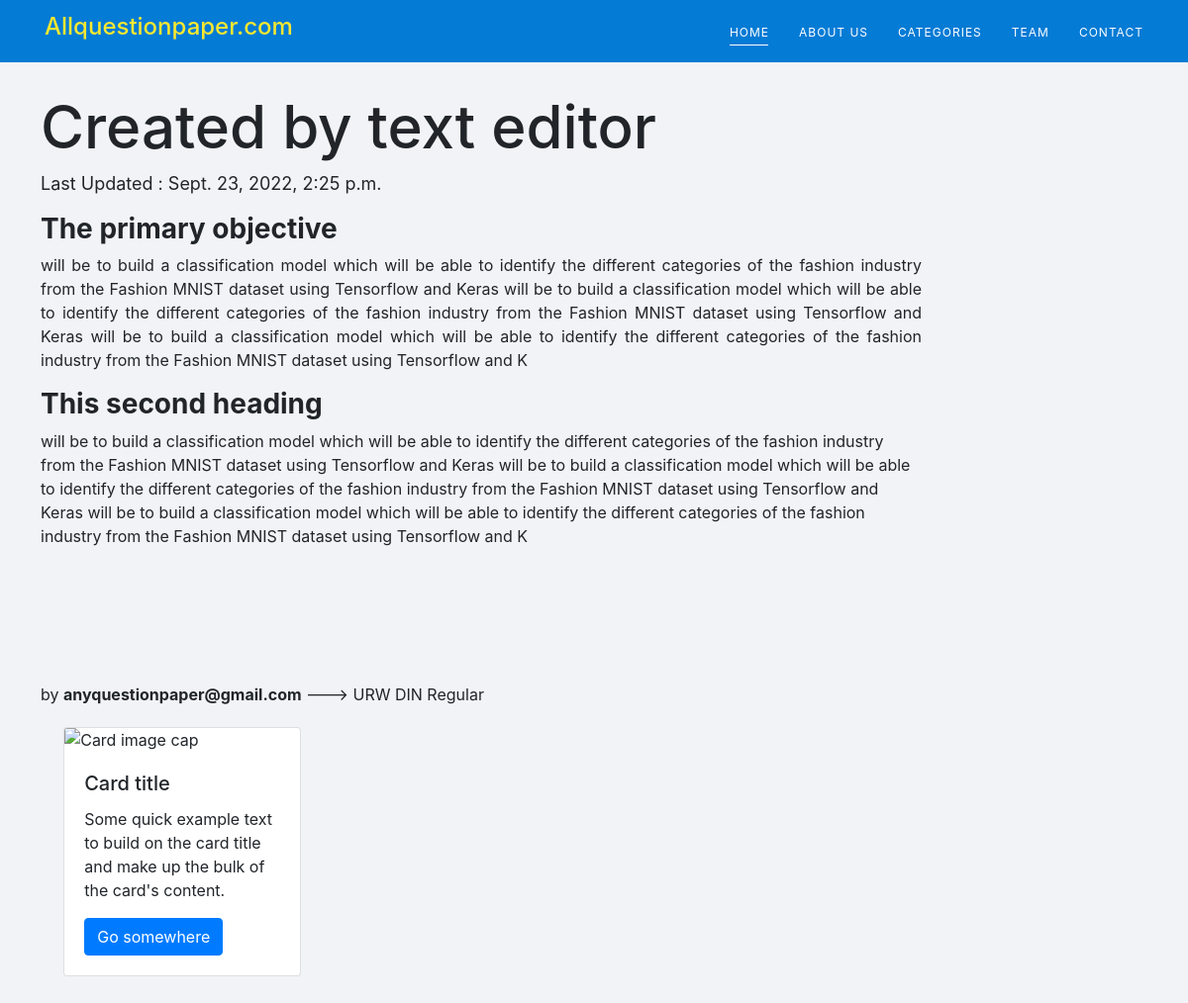
Page /post/example-texeditor/ on the committed database.
### posts/models.py (models this page shows, shortened)
class Post(models.Model):
    title = models.CharField(max_length=100)
    slug = models.SlugField(max_length = 100, unique=True)
    overview = models.TextField()
    timestamp = models.DateTimeField(auto_now_add=True)
    content = HTMLField()
    author = models.ForeignKey(Author, on_delete=models.CASCADE)
    categories = models.ManyToManyField(Category)
    featured = models.BooleanField()

class Author(models.Model):
    user = models.OneToOneField(CustomUser, on_delete=models.CASCADE)
    profile_picture = models.ImageField()
    def __str__(self):
        return self.user.email

### accounts/models.py (models this page shows, shortened)
class CustomUser(AbstractBaseUser,PermissionsMixin):
    email = models.EmailField(('email adress'),unique=True)
    is_staff = models.BooleanField(default=False)
    is_active = models.BooleanField(default=True)
    date_joined = models.DateField(default=timezone.now)
    is_specialuser = models.BooleanField(default=True)
    is_educator = models.BooleanField(default=False)
    is_businessEducator = models.BooleanField(default=False)
    """

    Modifying primary field from username to email to primary verification

    """
    fields=[email]
    USERNAME_FIELD = 'email'
    EMAIL_FIELD=['email']
    phone_regex = RegexValidator( regex = r'^\d{10}$',message = "phone number should exactly be in 10 digits")
    phone = models.CharField(max_length=255, validators=[phone_regex], blank = True, null=True)
    REQUIRED_FIELDS=[]
    objects = CustomUserManager()
    class Types(models.TextChoices):
        TEACHER = "Teacher", "TEACHER"
        STUDENT = "Student", "STUDENT"
    default_type = Types.STUDENT
    type = MultiSelectField(choices=Types.choices, default=[], null=True, blank=True)

### posts/views.py (the view)
# urls.py: path('post/<slug>/', post, name = 'post'),
def post(request,slug):
    post = Post.objects.get(slug=slug)
    photos = PostImage.objects.filter(post=post)
    context = {
        'post': post,
        'photos':photos
    }
    return render(request, 'post.html', context)

### posts/templatetags/markdown_extras.py (called while the page is built)
@register.filter()
@stringfilter
def markdown(value):
    return md.markdown(value, extensions=['markdown.extensions.fenced_code'])

@register.simple_tag
def get_categories():
    return Category.objects.all()[0:4]

### templates/post.html (shortened to what this page needs)
{% load markdown_extras %}
<!doctype html>
<html lang="en">
  <head>
    <link rel="stylesheet" href="https://cdn.jsdelivr.net/npm/bootstrap@4.3.1/dist/css/bootstrap.min.css">
  </head>
  <body>
<div class="containermain">
<header class="main-header">
        <div class="container">
        <nav class="navbar navbar-expand-lg main-nav px-0">
            <a class="navbar-brand" href="/">
                            <h3 class="brand-heading">Allquestionpaper.com</h3>
                            </a>
            <div class="collapse navbar-collapse" id="mainMenu">
            <ul class="navbar-nav ml-auto text-uppercase f1">
                <li>
                    <a href="#home" class="active active-first">home</a>
                    </li>
                    <li>
                    <a href="#about">about us</a>
                    </li>
                    <li>
                    <a href="#service">Categories</a>
                    </li>
                    <li>
                    <a href="#team">team</a>
                    </li>
                    <li>
                    <a href="#contact">contact</a>
                    </li>
            </ul>
            </div>
        </nav>
        </div>
	</header>
</div>
<div class="articlebody" >
		<div class="article">
			<h1 class="article-title" style="font-size:60px; ">{{ post.title }}  </h1>
			<p class="article-timestamp"> Last Updated : {{ post.timestamp|slice:"2:5" }} </p>
			<p class="article-content" style="" >
				{{ post.content | markdown | safe }}
                by <strong>{{ post.author }}</strong> ---> URW DIN Regular
			</p>
		</div>
		<div class="ads">
			<div claa="container">
                <div class="card" style=" margin-left:3%; width: 15rem;">
                    <img class="card-img-top" src="..." alt="Card image cap">
                    <div class="card-body">
                      <h5 class="card-title">Card title</h5>
                      <p class="card-text">Some quick example text to build on the card title and make up the bulk of the card's content.</p>
                      <a href="#" class="btn btn-primary">Go somewhere</a>
                    </div>
                </div>
            </div>
		</div>
</div>
  </body>
</html>

### templates/post.html (style rules this page uses)
body { background: #F1F3F6 !important; }
#mainMenu li > a { font-size: 12px; letter-spacing: 1px; color: #fff; font-weight: 400; position: relative; z-index: 1; text-decoration: none; }
#mainMenu li:not(:last-of-type) { margin-right: 30px; }
#mainMenu li > a::before { position: absolute; content: ""; width: calc(100% - 1px); height: 1px; background: #fff; bottom: -6px; left: 0; -webkit-transform: scale(0, 1); -ms-transform: scale(0, 1); transform: scale(0, 1); -webkit-transform-origin: right center; -ms-transform-origin: right center; transform-origin: right center; z-index: -1; -webkit-transition: transform 0.5s ease; transition: transform 0.5s ease; }
#mainMenu li > a:hover::before, #mainMenu li > a.active::before { -webkit-transform: scale(1, 1); -ms-transform: scale(1, 1); transform: scale(1, 1); -webkit-transform-origin: left center; -ms-transform-origin: left center; transform-origin: left center; }
.main-header { top: 25px; left: 0; background: #047BD5; z-index: 99; width: 100%; -webkit-transition: all 0.4s ease; transition: all 0.4s ease; }
.navbar-brand { color: #fff; }
.card { margin-left:10px; }
.container { wid }
.article { margin-top:2%; margin-left:3%; width:75%; float: left; padding: 5px; }
.ads { position:center; padding: 30px; }
.article-timestamp { font-size:18px; font-weight:light; }
.article-content { font-size:22px; }
.brand-heading { color: #F8E831; font-size: 24px; font-style: Bold; }

### rows in the picture
Post: title "Created by text editor", timestamp "Sept. 23, 2022, 2:25 p.m.", content "The primary objective will be to build a classification model which will be able to identify the different categories of the fashion industry from the Fashion MNIST dataset using Tensorflow and Keras will be to build a classification model which will be able to identify the different categories of the fashion industry from the Fashion MNIST dataset using Tensorflow and Keras will be to build a classification model which will be able to identify the different categories of the fashion industry from the Fashion MNIST dataset using Tensorflow and K This second heading will be to build a classification model which will be able to identify the different categories of the fashion industry from…", author "anyquestionpaper@gmail.com"
